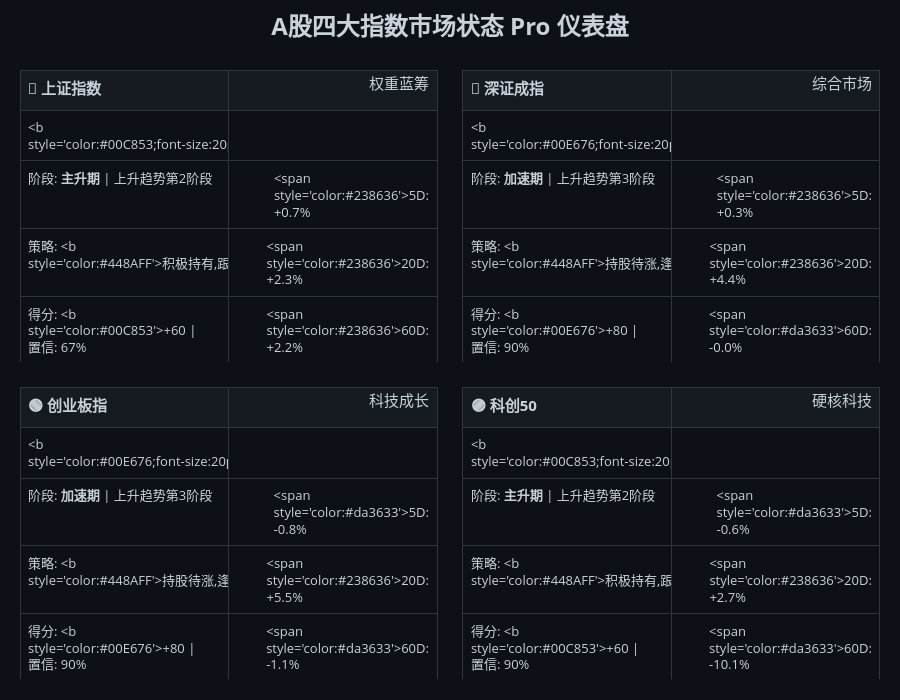

The notebook cell this image was saved under:
### Markdown cell above
---

## 3️⃣ 四大指数深度状态矩阵 (2x2 智能布局)

集成市场状态、趋势阶段、操作建议及多周期动量指标。

### Code cell
# 四大指数深度状态矩阵
fig_matrix = plot_multi_index_state(
    state_results, 
    title='A股四大指数市场状态 Pro 仪表盘'
)
fig_matrix.show()

### Figure 1 — Plotly figure (JSON) as saved in the notebook; plotly's stock layout.template omitted (floating-point values rounded to 4 significant figures)
{"data": [{"cells": {"align": ["left", "right"], "fill": {"color": "#0d1117"}, "font": {"color": "#c9d1d9", "size": 13}, "height": 30, "line": {"color": "#30363d"}, "values": [["<b style='color:#00C853;font-size:20px'>正常牛市</b>", "阶段: <b>主升期</b> | 上升趋势第2阶段", "策略: <b style='color:#448AFF'>积极持有,跟随趋势</b>", "得分: <b style='color:#00C853'>+60</b> | 置信: 67%", "仓位: 60%-80%"], ["", "<span style='color:#238636'>5D: +0.7%</span>", "<span style='color:#238636'>20D: +2.3%</span>", "<span style='color:#238636'>60D: +2.2%</span>", "波动: 8.5%"]]}, "domain": {"x": [0, 0.485], "y": [0.52, 1]}, "header": {"align": ["left", "right"], "fill": {"color": "#161b22"}, "font": {"color": "#c9d1d9", "size": 15}, "height": 40, "line": {"color": "#30363d"}, "values": ["<b>🔴 上证指数</b>", "权重蓝筹"]}, "type": "table"}, {"cells": {"align": ["left", "right"], "fill": {"color": "#0d1117"}, "font": {"color": "#c9d1d9", "size": 13}, "height": 30, "line": {"color": "#30363d"}, "values": [["<b style='color:#00E676;font-size:20px'>强势牛市</b>", "阶段: <b>加速期</b> | 上升趋势第3阶段", "策略: <b style='color:#448AFF'>持股待涨,逢低加仓</b>", "得分: <b style='color:#00E676'>+80</b> | 置信: 90%", "仓位: 80%-100%"], ["", "<span style='color:#238636'>5D: +0.3%</span>", "<span style='color:#238636'>20D: +4.4%</span>", "<span style='color:#da3633'>60D: -0.0%</span>", "波动: 16.4%"]]}, "domain": {"x": [0.515, 1], "y": [0.52, 1]}, "header": {"align": ["left", "right"], "fill": {"color": "#161b22"}, "font": {"color": "#c9d1d9", "size": 15}, "height": 40, "line": {"color": "#30363d"}, "values": ["<b>🔵 深证成指</b>", "综合市场"]}, "type": "table"}, {"cells": {"align": ["left", "right"], "fill": {"color": "#0d1117"}, "font": {"color": "#c9d1d9", "size": 13}, "height": 30, "line": {"color": "#30363d"}, "values": [["<b style='color:#00E676;font-size:20px'>强势牛市</b>", "阶段: <b>加速期</b> | 上升趋势第3阶段", "策略: <b style='color:#448AFF'>持股待涨,逢低加仓</b>", "得分: <b style='color:#00E676'>+80</b> | 置信: 90%", "仓位: 80%-100%"], ["", "<span style='color:#da3633'>5D: -0.8%</span>", "<span style='color:#238636'>20D: +5.5%</span>", "<span style='color:#da3633'>60D: -1.1%</span>", "波动: 24.1%"]]}, "domain": {"x": [0, 0.485], "y": [0, 0.48]}, "header": {"align": ["left", "right"], "fill": {"color": "#161b22"}, "font": {"color": "#c9d1d9", "size": 15}, "height": 40, "line": {"color": "#30363d"}, "values": ["<b>🟢 创业板指</b>", "科技成长"]}, "type": "table"}, {"cells": {"align": ["left", "right"], "fill": {"color": "#0d1117"}, "font": {"color": "#c9d1d9", "size": 13}, "height": 30, "line": {"color": "#30363d"}, "values": [["<b style='color:#00C853;font-size:20px'>正常牛市</b>", "阶段: <b>主升期</b> | 上升趋势第2阶段", "策略: <b style='color:#448AFF'>积极持有,跟随趋势</b>", "得分: <b style='color:#00C853'>+60</b> | 置信: 90%", "仓位: 60%-80%"], ["", "<span style='color:#da3633'>5D: -0.6%</span>", "<span style='color:#238636'>20D: +2.7%</span>", "<span style='color:#da3633'>60D: -10.1%</span>", "波动: 21.5%"]]}, "domain": {"x": [0.515, 1], "y": [0, 0.48]}, "header": {"align": ["left", "right"], "fill": {"color": "#161b22"}, "font": {"color": "#c9d1d9", "size": 15}, "height": 40, "line": {"color": "#30363d"}, "values": ["<b>🟣 科创50</b>", "硬核科技"]}, "type": "table"}], "layout": {"autosize": true, "height": 700, "margin": {"b": 20, "l": 20, "r": 20, "t": 70}, "paper_bgcolor": "#0d1117", "title": {"font": {"color": "#c9d1d9", "size": 24}, "text": "<b>A股四大指数市场状态 Pro 仪表盘</b>", "x": 0.5}}}
